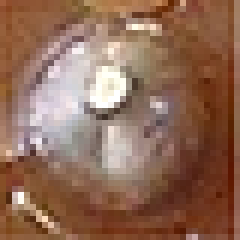
#> input picture training/Soldas_excesso/excesso.png, 40 x 40 px (shown 6 times larger)
$ python soldasRotBase.py
#> lines starting #> are read from the running program, lines starting #| are printed output that depends on the picture
import numpy as np
import cv2 as cv
import random

def colorjitter(img, cj_type):
    '''
    ### Different Color Jitter ###
    img: image
    cj_type: {b: brightness, s: saturation, c: constast}

    '''
    if cj_type == "b":
        # value = random.randint(-50, 50)
        value = np.random.choice(np.array([-50, -40, -30, 30, 40, 50]))
        hsv = cv.cvtColor(img, cv.COLOR_BGR2HSV)
        h, s, v = cv.split(hsv)
        if value >= 0:
            lim = 255 - value
            v[v > lim] = 255
            v[v <= lim] += value
        else:
            lim = np.absolute(value)
            v[v < lim] = 0
            v[v >= lim] -= np.absolute(value)

        final_hsv = cv.merge((h, s, v))
        img = cv.cvtColor(final_hsv, cv.COLOR_HSV2BGR)
        return img

    elif cj_type == "s":
        # value = random.randint(-50, 50)
        value = np.random.choice(np.array([-50, -40, -30, 30, 40, 50]))
        hsv = cv.cvtColor(img, cv.COLOR_BGR2HSV)
        h, s, v = cv.split(hsv)
        if value >= 0:
            lim = 255 - value
            s[s > lim] = 255
            s[s <= lim] += value
        else:
            lim = np.absolute(value)
            s[s < lim] = 0
            s[s >= lim] -= np.absolute(value)

        final_hsv = cv.merge((h, s, v))
        img = cv.cvtColor(final_hsv, cv.COLOR_HSV2BGR)
        return img

    elif cj_type == "c":
        brightness = 10
        contrast = random.randint(40, 100)
        dummy = np.int16(img)
        dummy = dummy * (contrast/127+1) - contrast + brightness
        dummy = np.clip(dummy, 0, 255)
        img = np.uint8(dummy)
        return img

def noisy(img, noise_type):
    '''
    ### Adding Noise ###
    img: image
    cj_type: {gauss: gaussian, sp: salt & pepper}
    '''
    if noise_type == "gauss":
        image=img.copy()
        mean=0
        st=0.7
        gauss = np.random.normal(mean,st,image.shape)
        gauss = gauss.astype('uint8')
        image = cv.add(image,gauss)
        return image

    elif noise_type == "sp":
        image=img.copy()
        prob = 0.05
        if len(image.shape) == 2:
            black = 0
            white = 255
        else:
            colorspace = image.shape[2]
            if colorspace == 3:  # RGB
                black = np.array([0, 0, 0], dtype='uint8')
                white = np.array([255, 255, 255], dtype='uint8')
            else:  # RGBA
                black = np.array([0, 0, 0, 255], dtype='uint8')
                white = np.array([255, 255, 255, 255], dtype='uint8')
        probs = np.random.random(image.shape[:2])
        image[probs < (prob / 2)] = black
        image[probs > 1 - (prob / 2)] = white
        return image

def rotaImagem(imagem, cont = 1):
    nome = "Solda_"
    altura, largura = imagem.shape[:2]
    ponto = (largura / 2, altura / 2) #ponto no centro da figura
    flipImage = cv.flip(imagem, 0)
    cont += 1
    nameFile = nome + str(cont) + ".png"
    print(nameFile)
    cv.imwrite(nameFile, flipImage)
    flipImage = cv.flip(imagem, 1)
    cont += 1
    nameFile = nome + str(cont) + ".png"
    print(nameFile)
    cv.imwrite(nameFile, flipImage)
    flipImage = cv.flip(imagem, -1)
    cont += 1
    nameFile = nome + str(cont) + ".png"
    print(nameFile)
    cv.imwrite(nameFile, flipImage)
    rotaçoes = [30, 45, 60, 120, 135, 150, 210, 225, 240, 300, 315, 330]
    for ang in rotaçoes:
        print(ang)
        rotacao = cv.getRotationMatrix2D(ponto, ang, 1.0)
        rotImg = cv.warpAffine(imagem, rotacao, (largura, altura),
                                flags= cv.INTER_CUBIC,
                                borderMode=cv.BORDER_REPLICATE)
        cont += 1
        nameFile = nome + str(cont) + ".png"
        print(nameFile)
        cv.imwrite(nameFile, rotImg)
    return cont

def aumentation(imagem, nome = "Solda_", cont = 1):

    img = cv.medianBlur(imagem, 3) # Add median filter to image
    cont += 1
    nameFile = nome + str(cont) + ".png"
    cv.imwrite(nameFile, img)

    img = cv.blur(imagem,(3,3))
    cont += 1
    nameFile = nome + str(cont) + ".png"
    cv.imwrite(nameFile, img)

    img = cv.blur(imagem,(5,5))
    cont += 1
    nameFile = nome + str(cont) + ".png"
    cv.imwrite(nameFile, img)

    img = cv.GaussianBlur(imagem,(3,3),0)
    cont += 1
    nameFile = nome + str(cont) + ".png"
    cv.imwrite(nameFile, img)

    img = cv.GaussianBlur(imagem,(5,5),0)
    cont += 1
    nameFile = nome + str(cont) + ".png"
    cv.imwrite(nameFile, img)

    for i in range(5):
        img = colorjitter(imagem, "b")
        cont += 1
        nameFile = nome + str(cont) + ".png"
        cv.imwrite(nameFile, img)

    for i in range(5):
        img = colorjitter(imagem, "s")
        cont += 1
        nameFile = nome + str(cont) + ".png"
        cv.imwrite(nameFile, img)

    for i in range(5):
        img = colorjitter(imagem, "c")
        cont += 1
        nameFile = nome + str(cont) + ".png"
        cv.imwrite(nameFile, img)

    for i in range(5):
        img = noisy(imagem, "gauss")
        cont += 1
        nameFile = nome + str(cont) + ".png"
        cv.imwrite(nameFile, img)

    for i in range(5):
        img = noisy(imagem, "sp")
        cont += 1
        nameFile = nome + str(cont) + ".png"
        cv.imwrite(nameFile, img)

    return cont

def main():
    imagem = cv.imread("excesso.png")
#> imagem is the input picture: shape (40, 40, 3); mean B, G, R 87.3, 107, 144.3
    print (imagem.shape)
#| (40, 40, 3)
    altura, largura = imagem.shape[:2]
#> altura = 40; largura = 40
    # Gravando a imagem original
    nome = "Solda_"
    cv.imwrite("Solda_1.png", imagem)

    #Criando um conjunto de imagens por rotaçao e espelhamento
    cont = 1
    cont = rotaImagem(imagem, cont)
#> after the loop in rotaImagem, `for ang in rotaçoes:`: cont = 16
#> cont = 16
    #Criando um conjunto de imgens por translação
    transla = np.float32([[1, 0, 3],[0, 1, 0]])
    traImg = cv.warpAffine(imagem, transla, (largura, altura),
                        flags= cv.INTER_CUBIC,
                        borderMode=cv.BORDER_WRAP)

    cont += 1
#> cont = 17
    nameFile = nome + str(cont) + ".png"
#> nameFile = 'Solda_17.png'
    print(nameFile)
#| Solda_17.png
    cv.imwrite(nameFile, traImg)
    cont = rotaImagem(traImg, cont)
#| Solda_18.png
#| Solda_19.png
#| Solda_20.png
#> the loop in rotaImagem (call 2), `for ang in rotaçoes:` made 12 passes
#> (rotacao, nameFile) on passes 1 to 10: ([[0.866, 0.5, -7.32], [-0.5, 0.866, 12.68]], 'Solda_21.png'), ([[0.707, 0.707, -8.28], [-0.707, 0.707, 20]], 'Solda_22.png'), ([[0.5, 0.866, -7.32], [-0.866, 0.5, 27.32]], 'Solda_23.png'), ([[-0.5, 0.866, 12.68], [-0.866, -0.5, 47.32]], 'Solda_24.png'), ([[-0.707, 0.707, 20], [-0.707, -0.707, 48.28]], 'Solda_25.png'), ([[-0.866, 0.5, 27.32], [-0.5, -0.866, 47.32]], 'Solda_26.png'), ([[-0.866, -0.5, 47.32], [0.5, -0.866, 27.32]], 'Solda_27.png'), ([[-0.707, -0.707, 48.28], [0.707, -0.707, 20]], 'Solda_28.png'), ([[-0.5, -0.866, 47.32], [0.866, -0.5, 12.68]], 'Solda_29.png'), ([[0.5, -0.866, 27.32], [0.866, 0.5, -7.32]], 'Solda_30.png')
#| Solda_21.png
#| Solda_22.png
#| Solda_23.png
#| Solda_24.png
#| Solda_25.png
#| Solda_26.png
#| Solda_27.png
#| Solda_28.png
#> (further printed lines are left out)
#> cont = 32
    transla = np.float32([[1, 0, -3],[0, 1, 0]])
    traImg = cv.warpAffine(imagem, transla, (largura, altura),
                        flags= cv.INTER_CUBIC,
                        borderMode=cv.BORDER_WRAP)
    cont += 1
#> cont = 33
    nameFile = nome + str(cont) + ".png"
#> nameFile = 'Solda_33.png'
    print(nameFile)
#| Solda_33.png
    cv.imwrite(nameFile, traImg)
    cont = rotaImagem(traImg, cont)
#| Solda_34.png
#| Solda_35.png
#| Solda_36.png
#> cont = 48
    transla = np.float32([[1, 0, 0],[0, 1, 3]])
    traImg = cv.warpAffine(imagem, transla, (largura, altura),
                        flags= cv.INTER_CUBIC,
                        borderMode=cv.BORDER_WRAP)
    cont += 1
#> cont = 49
    nameFile = nome + str(cont) + ".png"
#> nameFile = 'Solda_49.png'
    print(nameFile)
#| Solda_49.png
    cv.imwrite(nameFile, traImg)
    cont = rotaImagem(traImg, cont)
#| Solda_50.png
#| Solda_51.png
#| Solda_52.png
#> cont = 64
    transla = np.float32([[1, 0, 0],[0, 1, -3]])
    traImg = cv.warpAffine(imagem, transla, (largura, altura),
                        flags= cv.INTER_CUBIC,
                        borderMode=cv.BORDER_WRAP)
    cv.imwrite("Solda_65.png", traImg)
    cont += 1
#> cont = 65
    nameFile = nome + str(cont) + ".png"
#> nameFile = 'Solda_65.png'
    print(nameFile)
#| Solda_65.png
    cv.imwrite(nameFile, traImg)
    cont = rotaImagem(traImg, cont)
#| Solda_66.png
#| Solda_67.png
#| Solda_68.png
#> cont = 80
    traImg = cv.warpAffine(imagem, transla, (largura, altura),
                        flags= cv.INTER_CUBIC,
                        borderMode=cv.BORDER_WRAP)
    cont += 1
#> cont = 81
    nameFile = nome + str(cont) + ".png"
#> nameFile = 'Solda_81.png'
    print(nameFile)
#| Solda_81.png
    cv.imwrite(nameFile, traImg)
    cont = rotaImagem(traImg, cont)
#| Solda_82.png
#| Solda_83.png
#| Solda_84.png
#> cont = 96
    transla = np.float32([[1, 0, -3],[0, 1, 3]])
    traImg = cv.warpAffine(imagem, transla, (largura, altura),
                        flags= cv.INTER_CUBIC,
                        borderMode=cv.BORDER_WRAP)
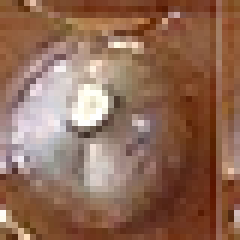
#> traImg: shape (40, 40, 3) (shown 6 times larger); mean B, G, R 87.3, 107, 144.3
    cont += 1
#> cont = 97
    nameFile = nome + str(cont) + ".png"
#> nameFile = 'Solda_97.png'
    print(nameFile)
#| Solda_97.png
    cv.imwrite(nameFile, traImg)
    cont = rotaImagem(traImg, cont)
#| Solda_98.png
#| Solda_99.png
#| Solda_100.png
#> cont = 112
    transla = np.float32([[1, 0, 3],[0, 1, -3]])
    traImg = cv.warpAffine(imagem, transla, (largura, altura),
                        flags= cv.INTER_CUBIC,
                        borderMode=cv.BORDER_WRAP)
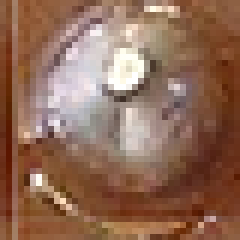
#> traImg: shape (40, 40, 3) (shown 6 times larger); mean B, G, R 87.3, 107, 144.3
    cont += 1
#> cont = 113
    nameFile = nome + str(cont) + ".png"
#> nameFile = 'Solda_113.png'
    print(nameFile)
#| Solda_113.png
    cv.imwrite(nameFile, traImg)
    cont = rotaImagem(traImg, cont)
#> in rotaImagem (call 8), `flipImage = cv.flip(imagem, 0)`:
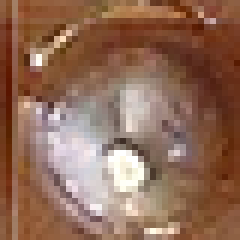
#> flipImage: shape (40, 40, 3) (shown 6 times larger); mean B, G, R 87.3, 107, 144.3
#> in rotaImagem (call 8), `cont += 1`: cont = 114
#> in rotaImagem (call 8), `nameFile = nome + str(cont) + ".png"`: nameFile = 'Solda_114.png'
#| Solda_114.png
#> in rotaImagem (call 8), `flipImage = cv.flip(imagem, 1)`:
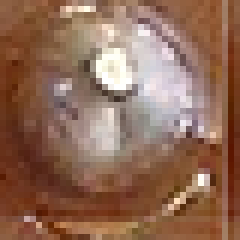
#> flipImage: shape (40, 40, 3) (shown 6 times larger); mean B, G, R 87.3, 107, 144.3
#> in rotaImagem (call 8), `cont += 1`: cont = 115
#> in rotaImagem (call 8), `nameFile = nome + str(cont) + ".png"`: nameFile = 'Solda_115.png'
#| Solda_115.png
#> in rotaImagem (call 8), `flipImage = cv.flip(imagem, -1)`:
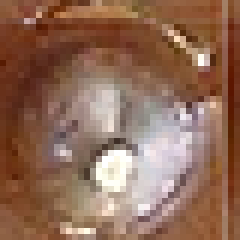
#> flipImage: shape (40, 40, 3) (shown 6 times larger); mean B, G, R 87.3, 107, 144.3
#> in rotaImagem (call 8), `cont += 1`: cont = 116
#> in rotaImagem (call 8), `nameFile = nome + str(cont) + ".png"`: nameFile = 'Solda_116.png'
#| Solda_116.png
#> the loop in rotaImagem (call 8), `for ang in rotaçoes:` made 12 passes
#> (rotacao, nameFile) on passes 1 to 10: ([[0.866, 0.5, -7.32], [-0.5, 0.866, 12.68]], 'Solda_117.png'), ([[0.707, 0.707, -8.28], [-0.707, 0.707, 20]], 'Solda_118.png'), ([[0.5, 0.866, -7.32], [-0.866, 0.5, 27.32]], 'Solda_119.png'), ([[-0.5, 0.866, 12.68], [-0.866, -0.5, 47.32]], 'Solda_120.png'), ([[-0.707, 0.707, 20], [-0.707, -0.707, 48.28]], 'Solda_121.png'), ([[-0.866, 0.5, 27.32], [-0.5, -0.866, 47.32]], 'Solda_122.png'), ([[-0.866, -0.5, 47.32], [0.5, -0.866, 27.32]], 'Solda_123.png'), ([[-0.707, -0.707, 48.28], [0.707, -0.707, 20]], 'Solda_124.png'), ([[-0.5, -0.866, 47.32], [0.866, -0.5, 12.68]], 'Solda_125.png'), ([[0.5, -0.866, 27.32], [0.866, 0.5, -7.32]], 'Solda_126.png')
#| Solda_117.png
#| Solda_118.png
#| Solda_119.png
#| Solda_120.png
#| Solda_121.png
#| Solda_122.png
#| Solda_123.png
#| Solda_124.png
#> (further printed lines are left out)
#> pass 1, in rotaImagem (call 8), `rotImg = cv.warpAffine(imagem, rotacao, (largura, altura), flags= cv.I..`:
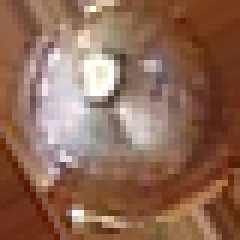
#> rotImg: shape (40, 40, 3) (shown 6 times larger); mean B, G, R 86.1, 105.3, 142.2
#> pass 2, in rotaImagem (call 8), `rotImg = cv.warpAffine(imagem, rotacao, (largura, altura), flags= cv.I..`:
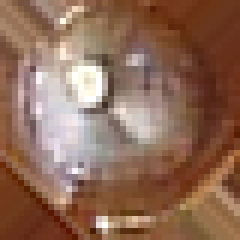
#> rotImg: shape (40, 40, 3) (shown 6 times larger); mean B, G, R 87.5, 106.7, 142.8
#> after the loop in rotaImagem (call 8), `for ang in rotaçoes:`: cont = 128
#> cont = 128
    transla = np.float32([[1, 0, -3],[0, 1, -3]])
    traImg = cv.warpAffine(imagem, transla, (largura, altura),
                        flags= cv.INTER_CUBIC,
                        borderMode=cv.BORDER_WRAP)
    cont += 1
#> cont = 129
    nameFile = nome + str(cont) + ".png"
#> nameFile = 'Solda_129.png'
    print(nameFile)
#| Solda_129.png
    cv.imwrite(nameFile, traImg)
    cont = rotaImagem(traImg, cont)
#| Solda_130.png
#| Solda_131.png
#| Solda_132.png
#> cont = 144
    for i in range(1,cont+1):
        inFile = "Solda_" + str(i) + ".png"
#> inFile = 'Solda_1.png'
        print(inFile)
#| Solda_1.png
        imagem = cv.imread(inFile)
        cont = aumentation(imagem, "Solda_", cont)
#> in aumentation, `cont += 1`: cont = 145
#> in aumentation, `nameFile = nome + str(cont) + ".png"`: nameFile = 'Solda_145.png'
#> in aumentation, `cont += 1`: cont = 146
#> in aumentation, `nameFile = nome + str(cont) + ".png"`: nameFile = 'Solda_146.png'
#> in aumentation, `cont += 1`: cont = 147
#> in aumentation, `nameFile = nome + str(cont) + ".png"`: nameFile = 'Solda_147.png'
#> in aumentation, `cont += 1`: cont = 148
#> in aumentation, `nameFile = nome + str(cont) + ".png"`: nameFile = 'Solda_148.png'
#> in aumentation, `cont += 1`: cont = 149
#> in aumentation, `nameFile = nome + str(cont) + ".png"`: nameFile = 'Solda_149.png'
#> the loop in aumentation, `for i in range(5):` made 5 passes
#> nameFile on passes 1 to 5: 'Solda_150.png', 'Solda_151.png', 'Solda_152.png', 'Solda_153.png', 'Solda_154.png'
#> after the loop in aumentation, `for i in range(5):`: cont = 154
#> the loop in aumentation, `for i in range(5):` made 5 passes
#> nameFile on passes 1 to 5: 'Solda_155.png', 'Solda_156.png', 'Solda_157.png', 'Solda_158.png', 'Solda_159.png'
#> after the loop in aumentation, `for i in range(5):`: cont = 159
#> the loop in aumentation, `for i in range(5):` made 5 passes
#> nameFile on passes 1 to 5: 'Solda_160.png', 'Solda_161.png', 'Solda_162.png', 'Solda_163.png', 'Solda_164.png'
#> after the loop in aumentation, `for i in range(5):`: cont = 164
#> the loop in aumentation, `for i in range(5):` made 5 passes
#> nameFile on passes 1 to 5: 'Solda_165.png', 'Solda_166.png', 'Solda_167.png', 'Solda_168.png', 'Solda_169.png'
#> after the loop in aumentation, `for i in range(5):`: cont = 169
#> the loop in aumentation, `for i in range(5):` made 5 passes
#> nameFile on passes 1 to 5: 'Solda_170.png', 'Solda_171.png', 'Solda_172.png', 'Solda_173.png', 'Solda_174.png'
#> after the loop in aumentation, `for i in range(5):`: cont = 174
#> cont = 174


if __name__ == "__main__":
    main()
